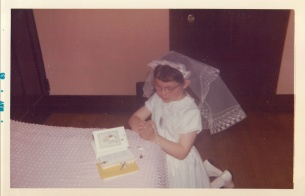
#> input picture electron/TestData/thumbnails/PD0002.jpg, 305 x 196 px, given as the content of the folder ../TestData/thumbnails/PD0002.jpg, which was not available
$ python faceDetect.py ../TestData/thumbnails/PD0002.jpg
#> lines starting #> are read from the running program, lines starting #| are printed output that depends on the picture; pictures that were not available may be replaced by others from this repository, and a replacement may not be noted
import os
import sys
import json
from pathlib import Path
import cv2
from PIL import Image

# the data file used in face detection is in the same place as the this program
PATH_TO_DATA_FILES = os.path.dirname(sys.argv[0])
CASC_PATH = os.path.join(PATH_TO_DATA_FILES, "haarcascade_frontalface_default.xml")

INCLUDED_EXTENSIONS = ["jpg", "bmp", "png", "gif"]
THUMB_NAILS = "thumbnails"
BIG_PIC_SCALE = 0.10
SMALL_PIC_SCALE = 0.25

FULL_ALBUM_PATH = ""   # where the photo album is locatewd
ALBUM_NAME = ""
ALBUM_DATA = {}
FACE_CASCADE = ""

def initializeAlbumData():
	"""
		check if the foldername.json file exists
 		if it does, load it into the album data object
 		if not, create a new empty one and save the file
	"""
	global FULL_ALBUM_PATH, ALBUM_NAME, ALBUM_DATA
	print("argv length",len(sys.argv))
	if(len(sys.argv) < 2):
		print("%s: path_to_album" % sys.argv[0])
		sys.exit()
	FULL_ALBUM_PATH = sys.argv[1]
	ALBUM_NAME = os.path.basename(FULL_ALBUM_PATH)
	print("ALBUM_NAME {0}".format(ALBUM_NAME))
	fullAlbumName = os.path.join(FULL_ALBUM_PATH, ALBUM_NAME+".json")
	albumFile = Path(fullAlbumName)
	if  albumFile.is_file():
		print("trying to open file {0}".format(fullAlbumName))
		with open('.\{0}.json'.format(ALBUM_NAME)) as jsonData:
			ALBUM_DATA = json.load(jsonData,)
	else:
		print("ALBUM_NAME {0} NOT FOUND".format(ALBUM_NAME))
		ALBUM_DATA = {}
		ALBUM_DATA['album'] = ALBUM_NAME
		ALBUM_DATA['albumPath'] = FULL_ALBUM_PATH
		ALBUM_DATA['images'] = {}
		print(json.dumps(ALBUM_DATA,indent=4))

	if(not os.path.isdir(THUMB_NAILS)):
		os.mkdir("./" + THUMB_NAILS)
	return ""

def getFaces(filePath, image):
	global FACE_CASCADE
	print("read image {0}".format(filePath))
	gray = cv2.cvtColor(image, cv2.COLOR_BGR2GRAY)
	print("got gray version {0}".format(filePath))

# Detect faces in the image
	faces = FACE_CASCADE.detectMultiScale(gray, scaleFactor=1.03, minNeighbors=20, minSize=(30, 70))
	print("Found {0} faces!".format(len(faces)))
	return faces

def showFaces(faces, image):
	# Draw a rectangle around the faces
	for (xPos, yPos, faceWidth, faceHeight) in faces:
		cv2.rectangle(image, (xPos, yPos), (xPos+faceWidth+35, yPos+faceHeight+35), (0, 0, 255), thickness=10)
	#cv2.imshow("Faces found", image)
	cv2Im = cv2.cvtColor(image, cv2.COLOR_BGR2RGB)
	pilIm = Image.fromarray(cv2Im)
	pilIm.show()
	#cv2.waitKey(0)

def processImage(imageFileName):
	fullFileName = FULL_ALBUM_PATH + "/" + imageFileName
	image = cv2.imread(fullFileName)
	ALBUM_DATA['images'][imageFileName] = {}
	ALBUM_DATA['images'][imageFileName]['filename'] = fullFileName
	print("working on {0}".format(fullFileName))
	faces = getFaces(fullFileName, image)
	showFaces(faces, image)
	#print(json.dumps(albumData,indent=4))

def saveAlbumData(albumData):
	fullAlbumName = os.path.join(FULL_ALBUM_PATH, ALBUM_NAME+".json")
	albumFile = open(fullAlbumName, "w")
	albumFile.write(json.dumps(albumData,indent=4))
	albumFile.close()

def main():
	global FACE_CASCADE
	print("program Start")
	print("argv[0] = :{0}:".format(sys.argv[0]))
	#print("basename argv[0]=:{0}:".format(os.path.basename(sys.argv[0])))
	#print("dirname argv[0]=:{0}:".format(os.path.dirname(sys.argv[0])))

	# Create the haar cascade
	FACE_CASCADE = cv2.CascadeClassifier(CASC_PATH)
	initializeAlbumData()
	#print("START: {0}".format(json.dumps(ALBUM_DATA,indent=4)))

	# get the list of image files in the current directory
	imageList = [fn for fn in os.listdir(FULL_ALBUM_PATH)
						if any(fn.endswith(ext) for ext in INCLUDED_EXTENSIONS)]

	if imageList.count == 0:
		print("No images found in folder {0}", FULL_ALBUM_PATH)
		exit()

	for fileName in imageList:
		fullFileName = FULL_ALBUM_PATH + "/" + fileName
		fileSize = os.path.getsize(fullFileName)

		image = cv2.imread(fullFileName)
#> image is the input picture: shape (196, 305, 3); mean B, G, R 109.2, 110.7, 143
		ALBUM_DATA['images'][fileName] = {}
		imageData = ALBUM_DATA['images'][fileName]
		imageData['filename'] = fullFileName
		height, width, channels = image.shape
#> height = 196; width = 305; channels = 3
		imageData['originalWidth'] = width
		imageData['originalHeight'] = height
		imageData['channels'] = channels
		imageData['fileSize'] = fileSize

		# these will be filled in later
		imageData['whenTaken'] = ""
		imageData['whereTaken'] = ""
		imageData['notes'] = ""
		imageData['caption'] = ""

		# make thumbnail
		thumbnailPath = "%s/%s" % (THUMB_NAILS, fileName)
		print("thumbnail path {0}".format(thumbnailPath))
		# [4 lines of commented-out code are left out]

		thumbScale = BIG_PIC_SCALE if imageData['originalWidth'] > 2000 else SMALL_PIC_SCALE
#> thumbScale = 0.25
		thumbWidth = int(imageData['originalWidth'] * thumbScale)
#> thumbWidth = 76
		thumbHeight = int(imageData['originalHeight'] * thumbScale)
#> thumbHeight = 49

		imageData['thumbScale'] = thumbScale
		imageData['thumbWidth'] = thumbWidth
		imageData['thumbHeight'] = thumbHeight
		imRes = cv2.resize(image, (thumbWidth, thumbHeight), interpolation=cv2.INTER_AREA)
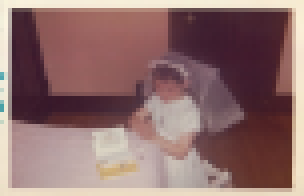
#> imRes: shape (49, 76, 3) (shown 4 times larger); mean B, G, R 109.2, 110.7, 143
		cv2.imwrite(thumbnailPath, imRes);

		print("working on {0}".format(fullFileName))
		imageData['faces'] = {}
		imageData['faces']['numberFaces'] = 0
		imageData['faces']['faceList'] = []
		faces = getFaces(fullFileName, image)
#> in getFaces, `gray = cv2.cvtColor(image, cv2.COLOR_BGR2GRAY)`:
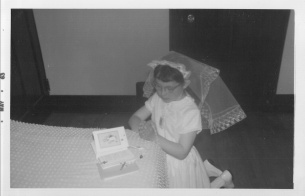
#> gray: shape (196, 305); min 31, max 251, mean 120.2
#> in getFaces, `faces = FACE_CASCADE.detectMultiScale(gray, scaleFactor=1.03, minNeigh..`: faces = ()
#| Found 0 faces!
#> faces = ()
		for (xPos, yPos, faceWidth, faceHeight) in faces:
			#print("faceData: {0} xPos{1} yPos{2} faceWidth{3} faceHeight{4}".format(fileName, xPos, yPos, faceWidth, faceHeight))
			face = {}
			face["startX"] = xPos.item()
			face["startY"] = yPos.item()
			face["width"] = faceWidth.item()
			face["height"] = faceHeight.item()
			face["firstName"] = ""
			face["lastName"] = ""
			imageData['faces']['faceList'].append(face)
#> this loop made 0 passes
		imageData['faces']['numberFaces'] = len(imageData['faces']['faceList'])
	print(json.dumps(ALBUM_DATA,indent=4))
	saveAlbumData(ALBUM_DATA)

main()

# https://stackoverflow.com/questions/2225564/get-a-filtered-list-of-files-in-a-directory

$ run again, on electron/TestData/thumbnails/PD0006.jpg
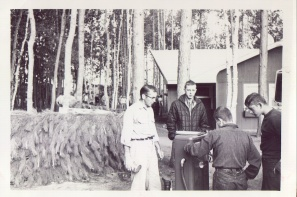
#> input picture electron/TestData/thumbnails/PD0006.jpg, 297 x 197 px, given as the content of the folder ../TestData/thumbnails/PD0006.jpg, which was not available
#> in main, image is the input picture: shape (197, 297, 3); mean B, G, R 167.8, 167.2, 173.7
#> in main, `imRes = cv2.resize(image, (thumbWidth, thumbHeight), interpolation=cv2..`:
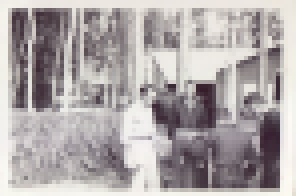
#> imRes: shape (49, 74, 3) (shown 4 times larger); mean B, G, R 167.8, 167.2, 173.7
#> in getFaces, `faces = FACE_CASCADE.detectMultiScale(gray, scaleFactor=1.03, minNeigh..`: faces = ()
#| Found 0 faces!

$ run again, on electron/TestData/thumbnails/PD0007.jpg
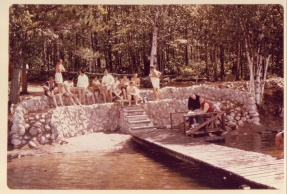
#> input picture electron/TestData/thumbnails/PD0007.jpg, 287 x 194 px, given as the content of the folder ../TestData/thumbnails/PD0007.jpg, which was not available
#> in main, image is the input picture: shape (194, 287, 3); mean B, G, R 95.5, 104.7, 146.7
#> in main, `imRes = cv2.resize(image, (thumbWidth, thumbHeight), interpolation=cv2..`:
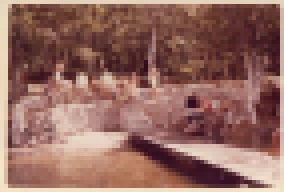
#> imRes: shape (48, 71, 3) (shown 4 times larger); mean B, G, R 95.5, 104.7, 146.7
#> in getFaces, `gray = cv2.cvtColor(image, cv2.COLOR_BGR2GRAY)`:
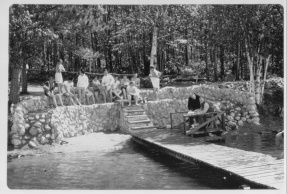
#> gray: shape (194, 287); min 15, max 241, mean 116.2
#> in getFaces, `faces = FACE_CASCADE.detectMultiScale(gray, scaleFactor=1.03, minNeigh..`: faces = ()
#| Found 0 faces!

$ run again, on electron/TestData/thumbnails/PD0008.jpg
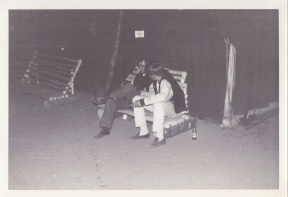
#> input picture electron/TestData/thumbnails/PD0008.jpg, 288 x 197 px, given as the content of the folder ../TestData/thumbnails/PD0008.jpg, which was not available
#> in main, image is the input picture: shape (197, 288, 3); mean B, G, R 149.2, 146.9, 154.6
#> in main, `imRes = cv2.resize(image, (thumbWidth, thumbHeight), interpolation=cv2..`:
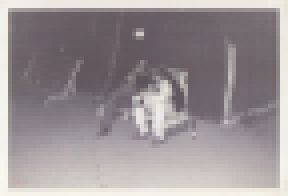
#> imRes: shape (49, 72, 3) (shown 4 times larger); mean B, G, R 149.2, 146.9, 154.6
#> in getFaces, `faces = FACE_CASCADE.detectMultiScale(gray, scaleFactor=1.03, minNeigh..`: faces = ()
#| Found 0 faces!
